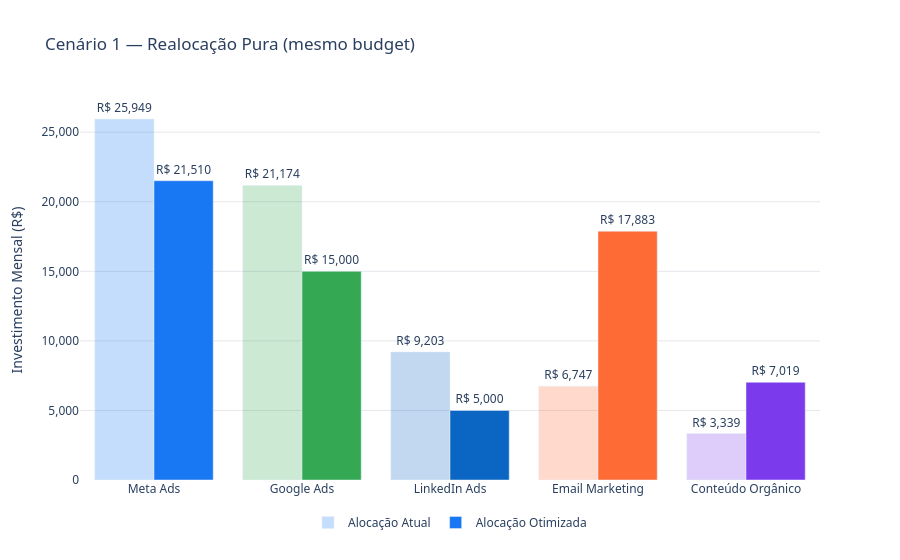

Notebook code cell kept with this figure:
### Code cell
# Gráfico comparativo — Cenário 1
fig_comp1 = plot_budget_optimization_comparison(comp1)
fig_comp1.update_layout(title="Cenário 1 — Realocação Pura (mesmo budget)")
fig_comp1.show()

### Figure 1 — Plotly figure (JSON) as saved in the notebook; plotly's stock layout.template omitted (floating-point values rounded to 4 significant figures)
{"data": [{"marker": {"color": ["rgba(24,119,242,0.25)", "rgba(52,168,83,0.25)", "rgba(10,102,194,0.25)", "rgba(255,107,53,0.25)", "rgba(124,58,237,0.25)"]}, "name": "Alocação Atual", "text": ["R$ 25,949", "R$ 21,174", "R$ 9,203", "R$ 6,747", "R$ 3,339"], "textposition": "outside", "type": "bar", "x": ["Meta Ads", "Google Ads", "LinkedIn Ads", "Email Marketing", "Conteúdo Orgânico"], "y": [25950.0, 21170.0, 9203.0, 6747.0, 3339.0]}, {"marker": {"color": ["#1877F2", "#34A853", "#0A66C2", "#FF6B35", "#7C3AED"]}, "name": "Alocação Otimizada", "text": ["R$ 21,510", "R$ 15,000", "R$ 5,000", "R$ 17,883", "R$ 7,019"], "textposition": "outside", "type": "bar", "x": ["Meta Ads", "Google Ads", "LinkedIn Ads", "Email Marketing", "Conteúdo Orgânico"], "y": [21510.0, 15000.0, 5000.0, 17880.0, 7019.0]}], "layout": {"barmode": "group", "font": {"family": "Segoe UI, Arial, sans-serif"}, "legend": {"orientation": "h", "x": 0.5, "xanchor": "center", "y": -0.15, "yanchor": "bottom"}, "plot_bgcolor": "white", "title": {"text": "Cenário 1 — Realocação Pura (mesmo budget)"}, "yaxis": {"gridcolor": "#E5E7EB", "tickformat": ",.0f", "title": {"text": "Investimento Mensal (R$)"}}}}
